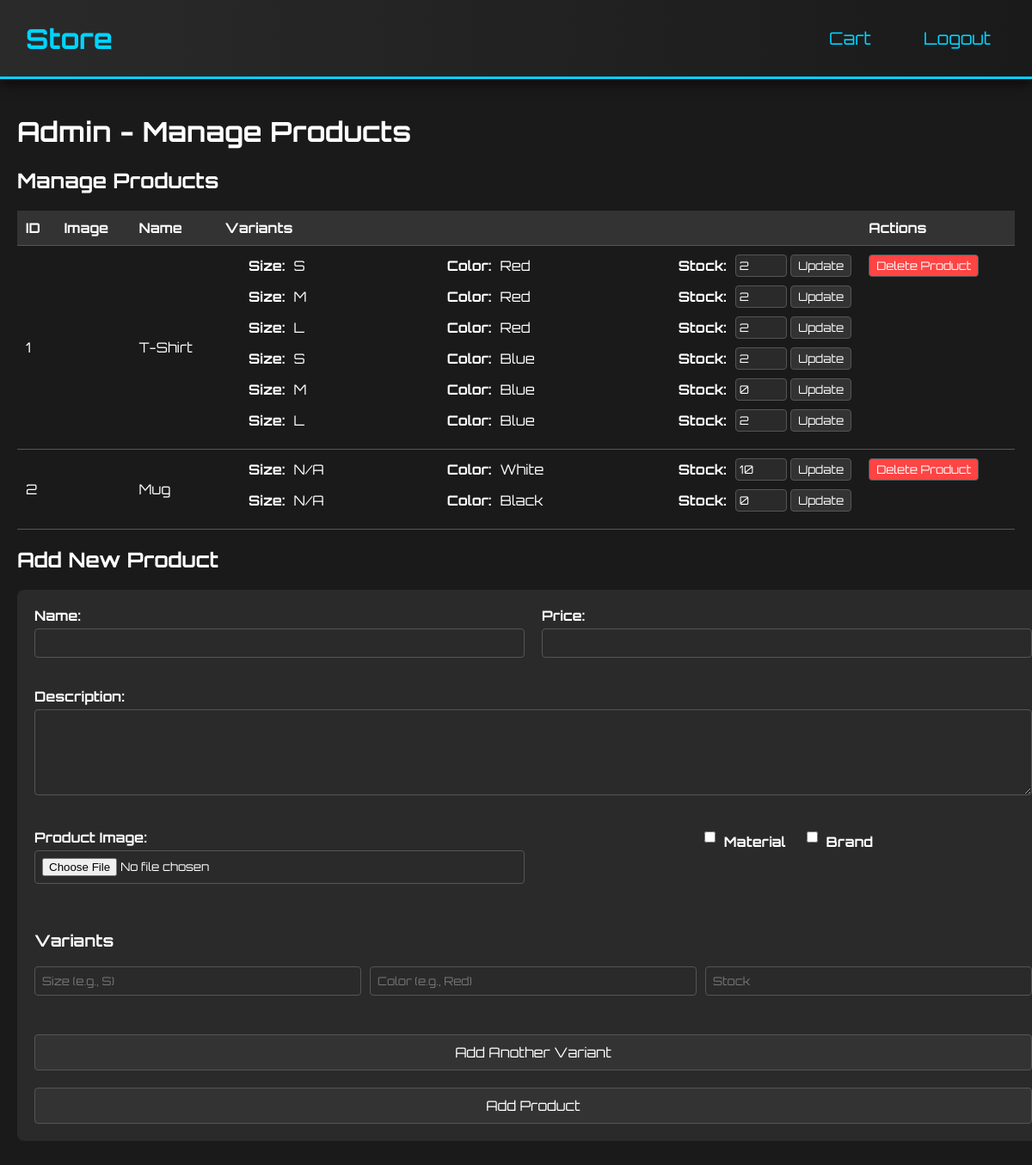
The page /admin (signed in) on the database its author committed.
### models.py (models this page shows)
class Product(db.Model):
    id = db.Column(db.Integer, primary_key=True)
    name = db.Column(db.String(100), nullable=False)
    price = db.Column(db.Float, nullable=False)
    description = db.Column(db.Text, nullable=True)
    image_filename = db.Column(db.String(200), nullable=True)
    material = db.Column(db.String(100), nullable=True)
    brand = db.Column(db.String(100), nullable=True)
    variants = db.relationship('ProductVariant', backref='product', lazy=True, cascade="all, delete-orphan")

class ProductVariant(db.Model):
    id = db.Column(db.Integer, primary_key=True)
    product_id = db.Column(db.Integer, db.ForeignKey('product.id'), nullable=False)
    size = db.Column(db.String(50), nullable=True)
    color = db.Column(db.String(50), nullable=True)
    stock = db.Column(db.Integer, default=0, nullable=False)

### app.py (the view, shortened to what this page needs)
@app.route('/admin', methods=['GET', 'POST'])
@login_required
def admin():
    products = Product.query.all()
    return render_template('admin.html', products=products)

### app.py (called while the page is built)
@login_manager.user_loader
def load_user(user_id):
    return User.query.get(int(user_id))

### templates/admin.html (shortened to what this page needs)
{% extends "base.html" %}
{% block content %}
    <h1>Admin - Manage Products</h1>
    <h2>Manage Products</h2>
    <table>
        <tr>
            <th>ID</th>
            <th>Image</th>
            <th>Name</th>
            <th>Variants</th>
            <th>Actions</th>
        </tr>
        {% for product in products %}
            <tr>
                <td>{{ product.id }}</td>
                <td>
                </td>
                <td>{{ product.name }}</td>
                <td>
                    <ul class="variant-list">
                        {% for variant in product.variants %}
                            <li class="variant-item">
                                <div class="variant-grid">
                                    <span class="variant-label">Size:</span>
                                    <span class="variant-value">{{ variant.size or 'N/A' }}</span>
                                    <span class="variant-label">Color:</span>
                                    <span class="variant-value">{{ variant.color or 'N/A' }}</span>
                                    <span class="variant-label">Stock:</span>
                                    <span class="variant-stock">
                                        <form method="POST" class="inline-form">
                                            <input type="number" name="stock" value="{{ variant.stock }}" min="0" class="stock-input">
                                            <button type="submit">Update</button>
                                        </form>
                                    </span>
                                </div>
                            </li>
                        {% endfor %}
                    </ul>
                </td>
                <td class="actions">
                    <form method="POST" class="inline-form" onsubmit="return confirm('Are you sure you want to delete {{ product.name }}? This will delete all variants.');">
                        <button type="submit" class="delete-button">Delete Product</button>
                    </form>
                </td>
            </tr>
        {% endfor %}
    </table>
    <h2>Add New Product</h2>
    <form method="POST" enctype="multipart/form-data" class="admin-form">
        <div>
            <label for="new_name">Name:</label>
            <input type="text" id="new_name" name="new_name" required>
        </div>
        <div>
            <label for="new_price">Price:</label>
            <input type="number" id="new_price" name="new_price" step="0.01" min="0" required>
        </div>
        <div class="description-field">
            <label for="new_description">Description:</label>
            <textarea id="new_description" name="new_description"></textarea>
        </div>
        <div class="image-checkbox-row">
            <div class="image-field">
                <label for="image">Product Image:</label>
                <input type="file" id="image" name="image" accept="image/*">
            </div>
            <div class="checkbox-container">
                <div class="optional-detail">
                    <label>
                        <input type="checkbox" name="include_material" class="toggle-checkbox"> Material
                    </label>
                </div>
                <div class="optional-detail">
                    <label>
                        <input type="checkbox" name="include_brand" class="toggle-checkbox"> Brand
                    </label>
                </div>
            </div>
        </div>
        <div class="variant-section" id="variant-section">
            <h3>Variants</h3>
            <div class="variant-row">
                <input type="text" name="variant_size[]" placeholder="Size (e.g., S)">
                <input type="text" name="variant_color[]" placeholder="Color (e.g., Red)">
                <input type="number" name="variant_stock[]" placeholder="Stock" min="0">
            </div>
        </div>
        <button type="button" onclick="addVariantRow()">Add Another Variant</button>
        <button type="submit">Add Product</button>
    </form>
{% endblock %}

### templates/base.html (shortened to what this page needs)
<!DOCTYPE html>
<html>
<head>
    <link rel="stylesheet" href="{{ url_for('static', filename='css/style.css') }}">
    <link rel="stylesheet" href="https://cdnjs.cloudflare.com/ajax/libs/animate.css/4.1.1/animate.min.css">
    <link rel="stylesheet" href="https://cdnjs.cloudflare.com/ajax/libs/hover.css/2.3.1/css/hover-min.css">
</head>
<body>
    <div class="navbar animate__animated animate__slideInDown">
        <h1 class="site-title animate__animated animate__zoomIn"><a href="{{ url_for('index') }}" class="hvr-buzz-out">Store</a></h1>
        <div class="nav-links">
            <a href="{{ url_for('cart') }}" class="hvr-wobble-horizontal animate__animated animate__bounce">Cart</a>
            {% if current_user.is_authenticated %}
                <a href="{{ url_for('logout') }}" class="hvr-wobble-horizontal animate__animated animate__bounce">Logout</a>
            {% endif %}
        </div>
    </div>
    <div class="container">
        {% block content %}{% endblock %}
    </div>
</body>
</html>

### static/css/style.css (style rules this page uses)
body { background-color: #1a1a1a; color: #ffffff; font-family: 'Orbitron', sans-serif; margin: 0; padding: 0; }
a { color: #00b7ff; text-decoration: none; }
.container { max-width: 1200px; margin: 0 auto; padding: 20px; }
.navbar { background: linear-gradient(90deg, #2a2a2a 0%, #1a1a1a 100%); padding: 20px 30px; position: sticky; top: 0; z-index: 1000; display: flex; justify-content: space-between; align-items: center; box-shadow: 0 6px 12px rgba(0, 0, 0, 0.6); border-bottom: 3px solid #00d4ff; transition: transform 0.3s ease, box-shadow 0.3s ease; }
.site-title { margin: 0; font-size: 32px; font-weight: 700; color: #00d4ff; }
.site-title a { color: #00d4ff; text-decoration: none; transition: color 0.3s ease; }
.nav-links { display: flex; gap: 25px; }
.nav-links a { padding: 12px 18px; color: #00d4ff; text-decoration: none; font-size: 20px; border-radius: 6px; transition: background-color 0.3s ease, color 0.3s ease; }
button { background-color: #333; color: white; border: 1px solid #555; padding: 8px 16px; cursor: pointer; border-radius: 4px; transition: background-color 0.3s ease; font-family: 'Orbitron', sans-serif; }
input, textarea, select { background-color: #2a2a2a; color: white; border: 1px solid #555; padding: 8px; border-radius: 4px; width: 100%; box-sizing: border-box; margin-bottom: 15px; font-family: 'Orbitron', sans-serif; }
textarea { height: 100px; resize: vertical; }
table { width: 100%; border-collapse: collapse; margin-top: 20px; }
th, td { padding: 10px; text-align: left; }
th { background: #333; }
tr { border-bottom: 1px solid #555; }
.actions { display: flex; gap: 10px; align-items: center; }
.inline-form { display: inline-block; margin: 0; }
.inline-form input[type="number"] { width: 60px; margin-bottom: 0; padding: 4px; }
.inline-form button { padding: 4px 8px; }
.variant-list { list-style: none; padding: 0; margin: 0; }
.variant-item { margin-bottom: 10px; }
.variant-grid { display: grid; grid-template-columns: 70px 150px 70px 1fr 70px auto; gap: 10px; align-items: center; }
.variant-label { font-weight: bold; text-align: right; }
.variant-value { text-align: left; }
.variant-stock { display: flex; align-items: center; gap: 5px; }
.stock-input { width: 60px; }
.admin-form { background: #2a2a2a; padding: 20px; border-radius: 8px; width: 100%; max-width: 1200px; margin: 20px auto; display: grid; grid-template-columns: 1fr 1fr; gap: 20px; }
.admin-form label { display: block; margin-bottom: 5px; font-weight: bold; }
.admin-form input[type="text"], .admin-form input[type="number"], .admin-form input[type="file"] { width: 100%; margin-bottom: 15px; }
.admin-form textarea { width: 100%; height: 100px; resize: vertical; margin-bottom: 15px; }
.admin-form .description-field { grid-column: span 2; }
.admin-form .image-checkbox-row { grid-column: span 2; display: flex; align-items: flex-start; gap: 20px; }
.admin-form .image-field { flex: 1; }
.admin-form .checkbox-container { display: flex; gap: 20px; flex: 1; justify-content: center; }
.admin-form .optional-detail { display: flex; flex-direction: column; align-items: center; }
.admin-form .optional-detail label { display: flex; align-items: center; margin-bottom: 5px; }
.admin-form .optional-detail input[type="checkbox"] { width: auto; margin-right: 10px; }
.admin-form button { width: 100%; padding: 10px; font-size: 16px; grid-column: span 2; }
.variant-section { grid-column: span 2; }
.variant-row { display: flex; gap: 10px; margin-bottom: 10px; }
.variant-row input { flex: 1; }
.delete-button { background-color: #ff4444; }

### rows shown on the page
Product: id "1", name "T-Shirt"
ProductVariant: size "S", color "Red", stock "2"
ProductVariant: size "M", color "Red", stock "2"
ProductVariant: size "L", color "Red", stock "2"
ProductVariant: size "S", color "Blue", stock "2"
ProductVariant: size "M", color "Blue", stock "0"
ProductVariant: size "L", color "Blue", stock "2"
Product: id "2", name "Mug"
ProductVariant: size "N/A", color "White", stock "10"
ProductVariant: size "N/A", color "Black", stock "0"
